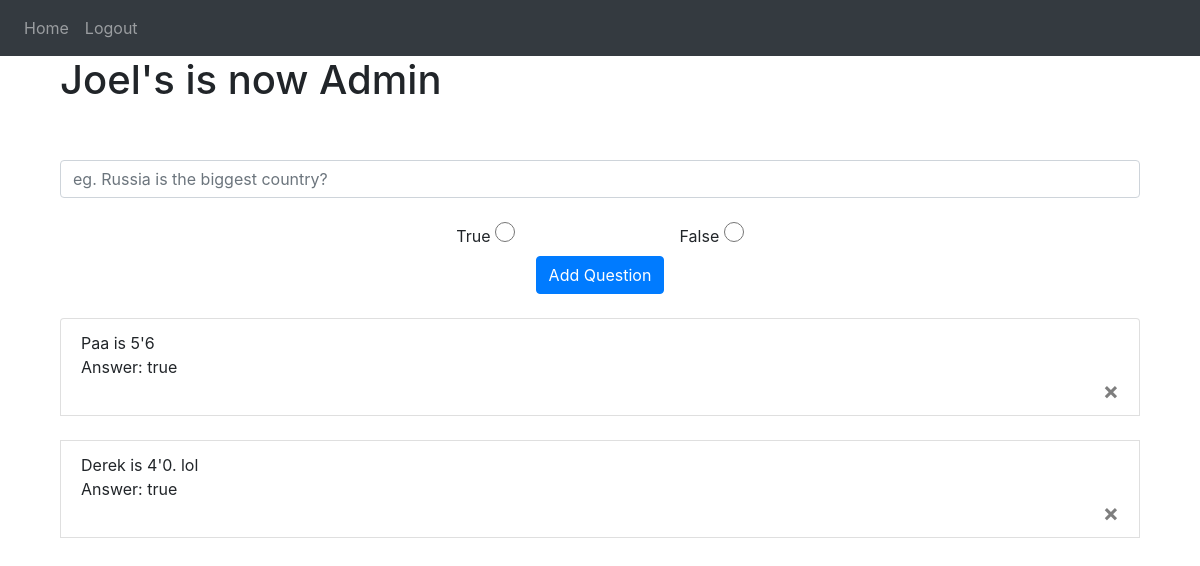
/admin (signed in), run on the app's committed database.
### website/models.py (models this page shows)
class Admin(db.Model, UserMixin):
    id = db.Column(db.Integer, primary_key=True)
    email = db.Column(db.String(150), unique=True)
    password = db.Column(db.String(150))
    first_name = db.Column(db.String(150))
    questions = db.relationship('Question', backref='admin')

class Question(db.Model):
    id = db.Column(db.Integer, primary_key=True)
    text = db.Column(db.String(400))
    answer = db.Column(db.String(150))
    author = db.Column(db.Integer, db.ForeignKey('admin.id'))
    date_created = db.Column(db.DateTime(timezone=True), default=func.now())

### website/admin.py (the view, shortened to what this page needs)
@admin.route('/admin', methods=['GET', 'POST'])
@login_required
def home():
    admins = Admin.query.filter_by(email=current_user.email).all()
    if current_user not in admins:
        flash('You are not an admin')
        logout_user()
        return redirect(url_for('auth.login'))
    return render_template('admin.html', user=current_user)

### website/templates/admin.html (shortened to what this page needs)
{% extends "base.html" %}
{% block content %}
<div class="container">
	<h1> {{ user.first_name }}'s is now Admin</h1>
	<br>
	<form method="POST">
		<br>
		<div align="center">
			<input name="question" id="question" class="form-control"
			placeholder="eg. Russia is the biggest country?" />
			<br>
			<div>
				<label for="true" class="form-label">True</label>
				<input type="radio" name="options" id="true" value="true" style="margin-right: 10rem; width: 20px; height: 20px;" />
				<label for="false"  class="form-label">False</label>
				<input type="radio" name="options" id="false" value="false" style="width: 20px; height: 20px;" />
				<br>
			</div>
			<button class="btn btn-primary" type="submit">Add Question</button>
		</div>
	</form>
	<br>
	<ul class="list-group" id="notes">
		{% for question in user.questions %}
		<li class="list-group-item">
			{{ question.text }}
			<div>Answer: {{question.answer }}</div>
			<button type="button" class="close" onClick=deleteNote({{question.id}})>
				<span aria-hidden="true">&times;</span>
			</button>
		</li>
		<br>
		{% endfor %}
	</ul>
</div>
{% endblock %}

### data on the page
Admin: first_name "Joel"
Question: text "Paa is 5'6", answer "true"
Question: text "Derek is 4'0. lol", answer "true"
